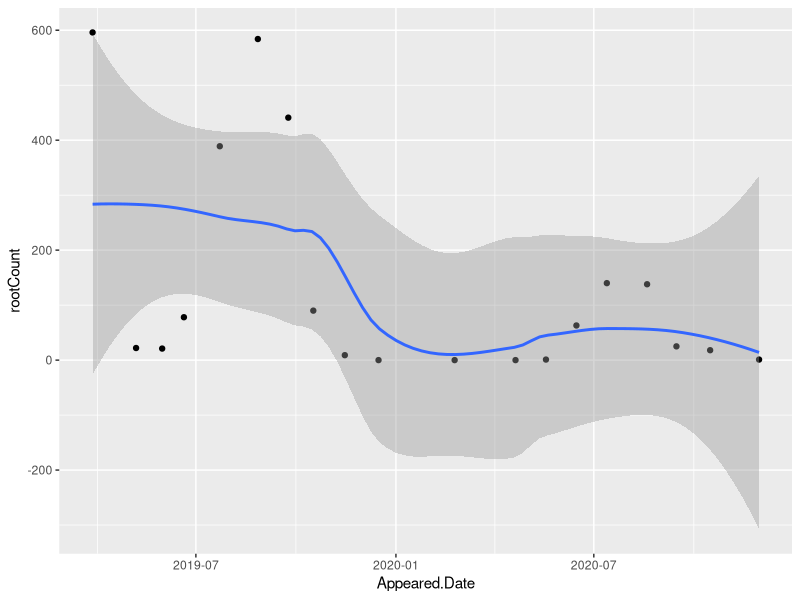
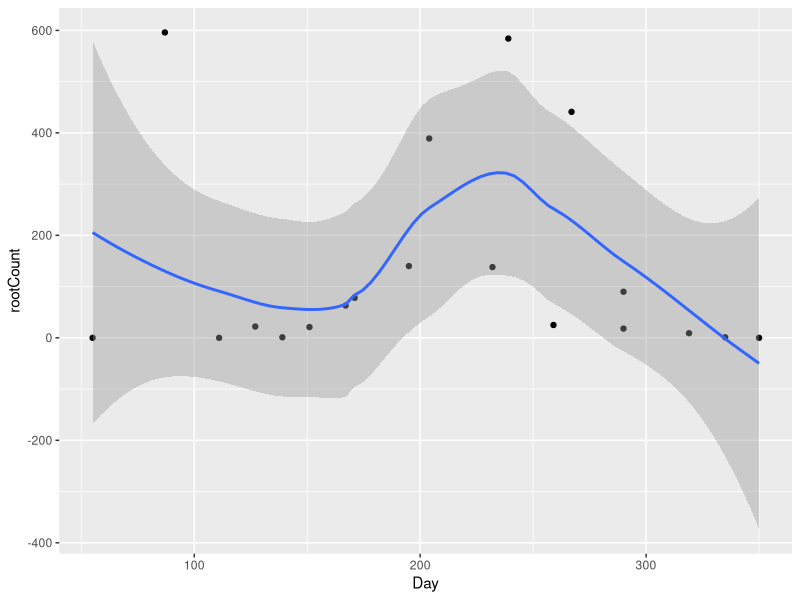
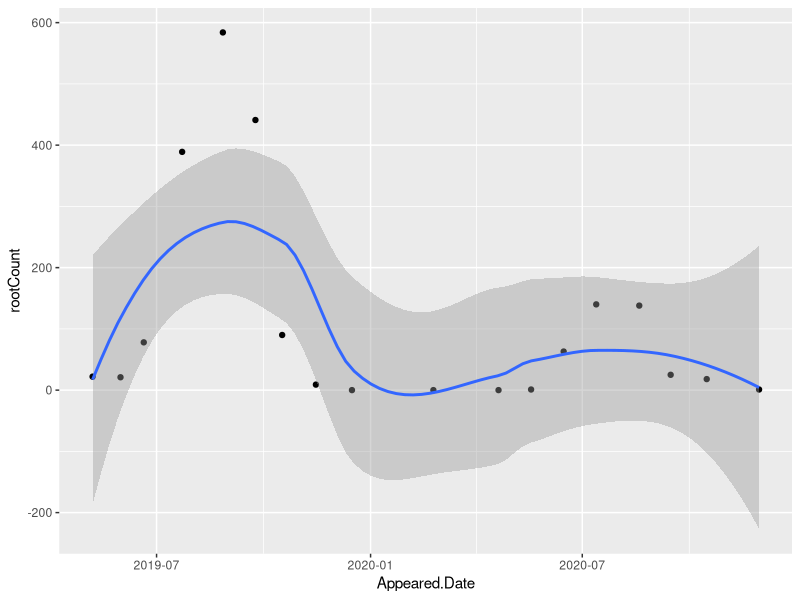
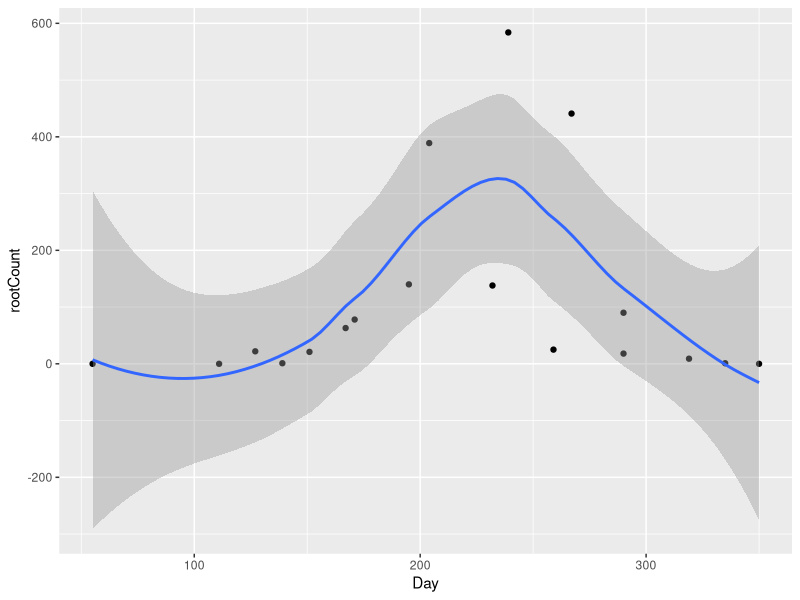
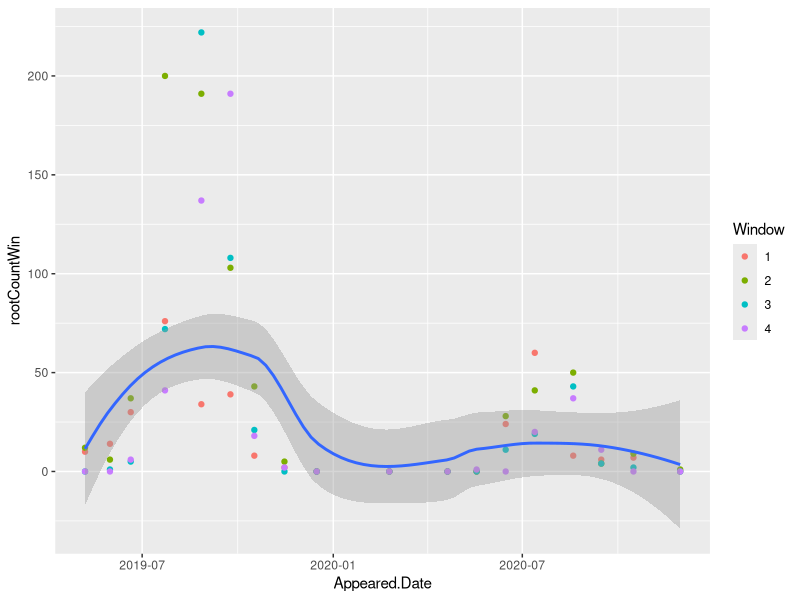
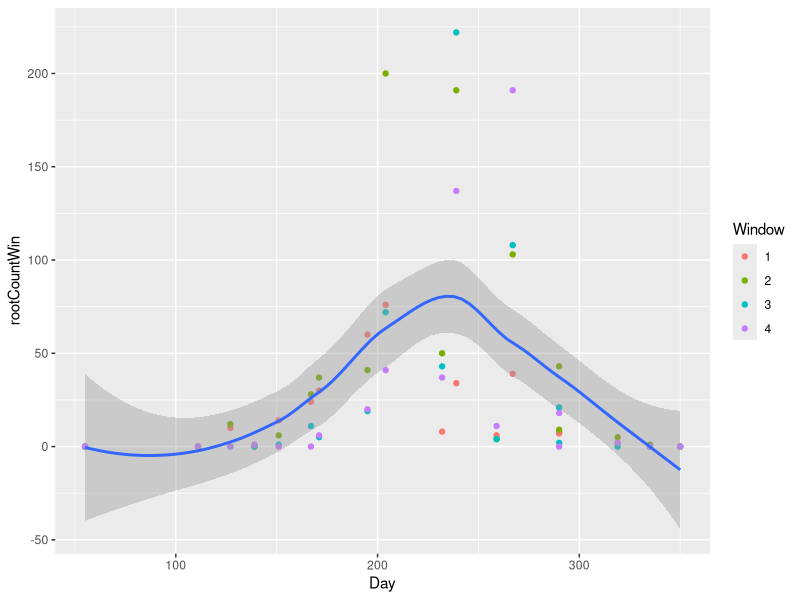
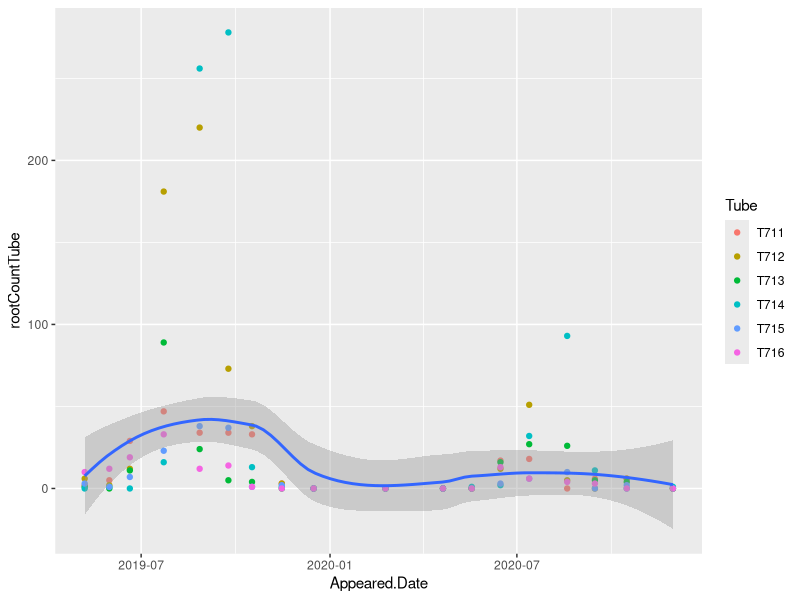
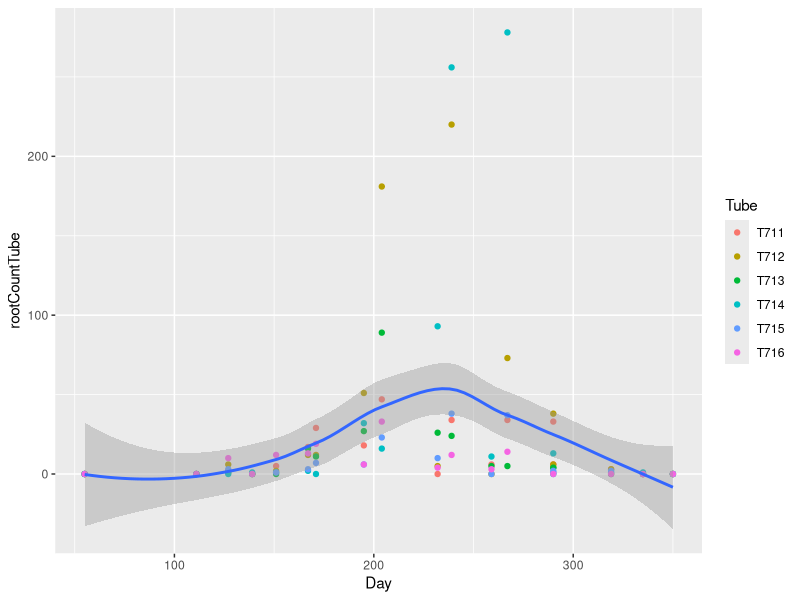

Source code (R) for these figures, in order:
#Script for Analysis of Root Growth 2019- 2020
# Goal explore GAM for modeling data
# Start:December 28, 2021
# Veta Bonnewell
# 2021-12-28:10-12am mostly R review - Morton time 1 hr -Set up project, start script review raw data types
# 2021-12-29  5-6:30 R review using Haley Wickam's online book- r4ds.had.co.nz  Morton 10pm -1 am read data, check values
# 2021-12-30  ?  review raw data with excel
# 2022-01-04  4:30-6:30
# 2022-01-05  7:00- 8:00   #code for finding RootID for same date, all instances of that Tube, RootID
# 2022-01-06  11:00-12:00  #code for finding RootID for same date in different windows for that date only
# 2022-01-13  11-3:00      #code to geom_smooth of New_RootsByDate, Window, Plots
#                            code to filter out data from observation 1
# 2022-01-20  10-1:30 Install git(remote repo), setup GitHub (origin repo), connect 
#               include setup commend in comments below for parts that may need to do when setup Windows PC
#               2-4  edit script
#                ? cannot commit, find email from github security violation PAT in comment        
#               10-1:30 email, script edit - remove PAT, compare span for Tube Residual Standard Error
#2022-01-26   3 pm - 5pm Review input parameters and output values from optim() for loess() and add comments
#                 optim() did not return an optimal value, for minimizing SSE
#                 plot with  span values 0.1-1.0 for loess() and confirm Residual Standard Error increases with span.
#
#
#

### Open issues for VB
###
###2022-01-13
###  1. Ask Luke about why no Jan again?
###
###  2. Ask Newton about RootID scheme, branches receive new id?
###      Use excel filter to examine number of entries for a root and values for all vars:
### 3. RootID+WindowId+Tube are unique,
###      i.e same Multiple RootID on same date in multiple windows does not mean same root
###     If root extends from one window to another will be counted as 2 roots
###        
###  3. Units: mm or mm*10??  
###
###  4. When plot TubeIDs by Window see 2 bands in some windows, branches? Not important just curious

###2022-01-20
###  1. Use git so can frequently save annotated intermediate code, IDE to see
###  2. Google docs can save version, less granular?
###  3. Should not compare Residual Standard Errors from different datasets
###      i.e only for different models on same data set
### End issues for VB
##
######Start Git/github setup
#### Future: Windows only
#library(installR)
#updateR()  # checks if current is latest, if not asks if want to update
#
#install.packages(usethis)
#library(usethis)
#use_git_config (user.name = "Veta Bonnewell", user.email = "vbonnewell@yahoo.com")
# in terminal, check results
#git config --global --list
#
# help on setting up default editor for git
#VB skip for now
# https://swcarpentry.github.io/git-novice/02-setup/
#usethis::git_default_branch_configure()
#
#  Get Personal Access Token for Rstudio to access GitHub repository
#  usethis::create_github_token()
#    Copy token  (send email to gmail with token to save)
#   gitcreds::gitcreds_set()
#   Paste token
#  On windows install/setup git, connect Rstudio, clone repository to PC
######End Git/github setup


library(tidyverse)
library(readr)
counts_roots_data  <- read_csv("Data/QUBI-E_counts.csv", na=c("NA", "-", NA))# Converts "NA", "-" to NAs
#summary(counts_roots_data)
head(counts_roots_data)
#spec(counts_roots_data)

raw_roots_data  <- read_csv("Data/QUBI-E_raw.csv", na=c("NA", "-", NA),
                            col_types= cols(
                              Plot= col_character(),
                              Tube = col_character(),  
                              Window = col_factor( ordered=TRUE, include_na = TRUE), # "1" "2" "3" "4"
                              RootID = col_double(),      # 235 roots do not have RootID or data, i.e. NA, 
                              Appeared = col_double(),    # Observation number
                              Appeared.Date = col_date(), # "yyyy-mm-dd"
                              Died = col_double(),        # Observation number
                              Died.Date  = col_date(),    # "yyyy-mm-dd"
                              Initial.Status = col_factor(include_na = TRUE), #"LIVING"     "EMTIPS"     "NOROOTS"    "RHIZOMORPH"
                              Final.Status = col_factor(include_na = TRUE),   # "LIVING"     "EMTIPS"     "NOROOTS"    "RHIZOMORPH"
                                                                              #"DEAD"  "EMTIPSDEAD"      "DEAD CENSORED"   "RHIZOMORPH DEAD"
                              Lifespan = col_double(),    # Days?
                              Maximum.Length =  col_double(),  # mm? QU.counts has length / 10?
                              Maximum.Diameter = col_double(), # mm?
                              Year =col_factor(ordered=TRUE),                      # Year only of observation date
                              Month = col_factor(levels = c("2","3", "4", "5", "6",  "7",  "8",  "9", "10", "11", "12"),
                                                 ordered=TRUE, include_na = TRUE ),# Month only of observation date
                              Day = col_double())                                  # Day of year of observation date
)
############ Data Definitio
# Plot chr  
# Tube chr  -> integer/factor  - Multiple tubes per tree
# Window chr?  factor?          Up to 4 windows from 1-4 with increasing depth
# RootID chr  integer           Unique to tube/window
# Appeared (observation number) integer
# Appeared Date -  date first recorded
# Died  chr (observation number?)  need to add na=c("-", NA), cast to integer
# Died.Date date first missing - need to add na=c("-", NA), cast to date
# Initial.Status chr values = LIVING, NOROOTS
# Lifespan  days alive?
# Maximum.Length, mm?  initial length or mximimum length from all observations
# Maximum.Diameter, mm?   "
# Year - year appeared
# Month - month appeared 
# Day - day of year appeared

summarise(raw_roots_data,count=n(), rootCountNoNA=sum(!is.na(RootID)))

#Total count is 2851
summary(raw_roots_data)              #Check for NAs - Find 235 are rows with no RootID or data
summary(raw_roots_data$Month)        # Shows factor is ordered

#For additional viewing of structure of raw data use following script
# Note that sourcing the script does not send output to console.
# Need to open script and run from that tab to get output
# source("Scripts/Check-Raw-Data.R")
#IGNORE sourcing for now

# Depends on raw_roots_data being the data read from the raw data file
head(raw_roots_data)
spec(raw_roots_data)

#Find out the values for categorical variables, also available from Summary()
levels(raw_roots_data$Window)
levels(raw_roots_data$Initial.Status) 
levels(raw_roots_data$Final.Status)
levels(raw_roots_data$Year)
levels(raw_roots_data$Month)

#See that there are a large number of NAs, how many root are there really?
summarise(raw_roots_data,count=n(), rootCountNoNA=sum(!is.na(RootID)))

#Total count is 2851
summary(raw_roots_data)              #Check for NAs - Find 235 are rows with no RootID or data
summary(raw_roots_data$Month)        # Shows factor is ordered
#raw_roots_data %>%     #Test  summarise
#group_by(Appeared, Appeared.Date) %>%
#summary()
#summarise(count=n(), minimum_RootID= min(RootID,na.rm=TRUE), maximum_RootID= max(RootID,na.rm=TRUE))

### Start check the pattern of RootID, why are there duplicates?
###  Code below shows RootID is generated separately for each tube window
###  That is the same RootID is seen in multiple tubes, and may occur once in each window of a single tube
# #Check for roots with same RootID, see Same RootID in different Tubes
# RootID_GT1_index<- raw_roots_data %>%
#   group_by(RootID) %>%
#   summarise(count=n()) %>%
#   filter(count > 1)
# print(RootID_GT1_index,n=20,width = Inf)
# 
# #This gets all rows with RootID in index,  not just those with 2+ instances 
# #RootID_GT1_rows<- subset(raw_roots_data,RootID %in% RootID_GT1_index$RootID) %>%
# # arrange(RootID)%>%
# # print(n=20,width = Inf) 
# 
# # Note that Tube/RootID/Window is unique, may be in same "Appeared" (observation) or not
# # Tube/RootID/Window is unique
# TubeRootID_GT1_index<- raw_roots_data %>%  
#   filter(!is.na(RootID))  %>% 
#   group_by(RootID, Tube) %>%   #If add window, all counts are 1
#   summarise(count=n()) %>%
#   print(n=20,width = Inf)
# 
# #Roots with same id in different windows at same observation time 
# TubeRootID_GT1_rows<-raw_roots_data %>%  
#   filter(!is.na(RootID))  %>% #2616 rows
#   group_by(RootID, Tube, Appeared) %>% 
#   filter(n() > 1)  %>% 
#   arrange(Plot, Tube, RootID,Appeared, Window)%>%
#   print(n=20,width = Inf) #Total of 271 rows 
# 
# #Roots_Dec <-raw_roots_data[,"Appeared"==10] #See that all "roots" are not roots #Error why??
# #raw_roots_data["Appeared"==10,.] #why doesn't work
# subset(raw_roots_data,Appeared==10)
# 
# print(raw_roots_data[30,]) #Check what some of the NAs are in data in this row
# # Explicitly cast each column with NA value, not most efficient but most clear
# 
# #  Plot RootID vs Appeared to get overall view of data
# #  Appeared and Appeared.Date should be idenical
# ggplot(data=raw_roots_data) +
#   geom_point(mapping = aes(x =Appeared.Date,  y=RootID ))
# 
# ggplot(data=raw_roots_data) +
#   geom_point(mapping = aes(x =Day,  y=RootID ))+
#   facet_grid (Tube ~ Window)
### End check the pattern of RootID
###


################################################################################################################
# Create data for each observation date
# rootCountNA
# rootCount   -count of roots for observation with NO ROOTS rows deleted
# totalLengthmm - sum of (maximum) lengths of each root ? units mm or 10* mm?
# 

New_RootsByDate<- raw_roots_data %>%
  group_by(Appeared, Appeared.Date,Year, Month, Day) %>%  #These variables should have same value for each Observtion date
  summarise(rootCountNA=n(), rootCount=sum(!is.na(RootID)), 
            totalLengthmm = sum(Maximum.Length, na.rm=TRUE))

#plot new roots over entire time interval 2019 & 2020
jpeg("Analysis/Images/New_roots_Entire_Interval")
ggplot(data=New_RootsByDate, mapping =aes(x =Appeared.Date,  y=rootCount)) +
  #geom_point(mapping = aes(color=Window )) +
  geom_point() +
  geom_smooth()
dev.off()


#plot new roots timespan 1 year, i.e. overlay years
jpeg("Analysis/Images/New_roots_Annual")
ggplot(data=New_RootsByDate, mapping =aes(x =Day,  y=rootCount)) +
  #geom_point(mapping = aes(color=Window )) +
  geom_point() +
  geom_smooth()
dev.off()

#Fix by removing data for first observation since it is actually comulative from trees past growth

jpeg("Analysis/Images/New_roots_Entire_Interval")
New_RootsByDate_Nrows =nrow(New_RootsByDate)
ggplot(data=New_RootsByDate[2:New_RootsByDate_Nrows,], mapping =aes(x =Appeared.Date,  y=rootCount)) +
  geom_point() +
  geom_smooth()
dev.off()

jpeg("Analysis/Images/New_roots_Annual")
ggplot(data=New_RootsByDate[2:New_RootsByDate_Nrows,], mapping =aes(x =Day,  y=rootCount)) +
  #geom_point(mapping = aes(color=Window )) +
  geom_point() +
  geom_smooth()
dev.off()


# To increase number of samples, use counts per tube, and counts per window
# Plot of counts per window vs time (all tubes combined)

New_RootsByWindow_NoObs1<- raw_roots_data %>%
  filter(Appeared > 1) %>%                                        # Remove first obs.
  group_by(Appeared, Appeared.Date,Year, Month, Day, Window) %>%  #These variables should have same value for each Observtion date
  summarise(rootCountWinNA=n(), rootCountWin=sum(!is.na(RootID)), 
            totalLengthmm = sum(Maximum.Length, na.rm=TRUE))

summary(New_RootsByWindow_NoObs1)  #Use to check data is as expected

jpeg("Analysis/Images/New_roots_Entire_Interval-Window")
ggplot(data=New_RootsByWindow_NoObs1, mapping =aes(x =Appeared.Date,  y=rootCountWin)) +
  geom_point(mapping = aes(color=Window )) +
  geom_smooth()
dev.off()

jpeg("Analysis/Images/New_roots_Annual-Window")
ggplot(data=New_RootsByWindow_NoObs1, mapping =aes(x =Day,  y=rootCountWin)) +
  geom_point(mapping = aes(color=Window )) +
  geom_smooth()
dev.off()

#Plot of counts per tube vs time (all windows combined)
New_RootsByTube_NoObs1<- raw_roots_data %>%
  filter(Appeared > 1) %>%
  group_by(Appeared, Appeared.Date,Year, Month, Day,Tube) %>%  
  summarise(rootCountTubeNA=n(), rootCountTube=sum(!is.na(RootID)), 
            totalLengthmm = sum(Maximum.Length, na.rm=TRUE))

summary(New_RootsByTube_NoObs1)  #Use to check data is as expected

jpeg("Analysis/Images/New_roots_Entire_Interval-Tube")
ggplot(data=New_RootsByTube_NoObs1, mapping =aes(x =Appeared.Date,  y=rootCountTube)) +
  geom_point(mapping = aes(color=Tube )) +
  geom_smooth()
dev.off()

jpeg("Analysis/Images/New_roots_Annual_Tube")
ggplot(data=New_RootsByTube_NoObs1, mapping =aes(x =Day,  y=rootCountTube)) +
  geom_point(mapping = aes(color=Tube )) +
  geom_smooth()
dev.off()

# Look at effect of different span values, code from
# http://r-statistics.co/Loess-Regression-With-R.html

#Test on Tube data since more data points
New_RootsByTube_NoObs1_OrderDay<- New_RootsByTube_NoObs1 %>%
  ungroup() %>%
  arrange(Day)

loess75Default <- loess(rootCountTube ~ Day, data = New_RootsByTube_NoObs1_OrderDay)
#Number of Observations: 108 
#Equivalent Number of Parameters: 4.55 
######Residual Standard Error: 42.56 
#Default span = 0.75, degree = 2

#Same for Dates
# data=New_RootsByDate[2:New_RootsByDate_Nrows,], mapping =aes(x =Day,  y=rootCount
New_RootsByDate_NoObs1_OrderDay<-New_RootsByDate[2:New_RootsByDate_Nrows,] %>%
  ungroup() %>%
  arrange(Day)

loessMod75_Date <- loess(rootCount ~ Day, data = New_RootsByDate_NoObs1_OrderDay)
#Number of Observations: 18 
#Equivalent Number of Parameters: 4.85 
####  Residual Standard Error: 142.6   # Much larger than by Tube obove, 
####  Is this faulty conclusion since range is different!!!
####                                   # Only valid for comparisons of models for same data???
#Default span = 0.75, degree = 2
#sum(loessMod75_Date$residuals, na.rm = T)  #[1] -126.4533
#sum(loessMod75_Date$residuals, na.rm = T)^2  # 15990.43

#https://www.statology.org/how-to-interpret-residual-standard-error/
#  Residual Standard Error = square root of (sum of y-_observed - y_predicted)^2/df)
#  df =The degrees of freedom, calculated as the total number of observations – total number of model parameters.
#
# Define loess models
loessMod10 <- loess(rootCountTube ~ Day, data = New_RootsByTube_NoObs1_OrderDay,span=0.10) # 10% smoothing span)
loessMod25 <- loess(rootCountTube ~ Day, data = New_RootsByTube_NoObs1_OrderDay,span=0.25) # 25% smoothing span)
loessMod50 <- loess(rootCountTube ~ Day, data = New_RootsByTube_NoObs1_OrderDay,span=0.50) # 50% smoothing span)
loessMod75 <- loess(rootCountTube ~ Day, data = New_RootsByTube_NoObs1_OrderDay,span=0.75) # 75% smoothing span)

#Results below copied from console window
#loess(rootCountTube ~ Day, data = New_RootsByTube_NoObs1_OrderDay, span = .75)
#Number of Observations: 108 
#Equivalent Number of Parameters: 4.55 
######Residual Standard Error: 42.56 
#Default span = 0.75, degree = 2

#loess(formula = rootCountTube ~ Day, data = New_RootsByTube_NoObs1_OrderDay, span = 0.5)
#Number of Observations: 108 
#Equivalent Number of Parameters: 7.05 
#Residual Standard Error: 42.98

#loess(rootCountTube ~ Day, data = New_RootsByTube_NoObs1_OrderDay,span=0.30)
#Number of Observations: 108 
#Equivalent Number of Parameters: 10.59 
#Residual Standard Error: 42.78 

options(digits=2)
for(i in seq(from=0.2, to=1.0, by=0.1)){
  lmod <- loess(rootCountTube ~ Day, data = New_RootsByTube_NoObs1_OrderDay, span = i)
  print( paste("i  =", i, ",  Obs = ", lmod$n, ",  Residual Standard Error = ", lmod$s))
}

# Following SSE do not include degrees of freedom
loessMod10_SSE <- sum(loessMod10$residuals^2, na.rm = T)  #  3.828922e-25
loessMod25_SSE <- sum(loessMod25$residuals^2, na.rm = T)  #  8758.039
loessMod75_SSE <- sum(loessMod75$residuals^2, na.rm = T)  #  29895.84


# get smoothed output
smoothed10 <- predict(loessMod10) 
smoothed25 <- predict(loessMod25)
smoothed50 <- predict(loessMod50)
smoothed75 <- predict(loessMod75)

# Plot it (original has colors defined, not on Mac??)
jpeg("Analysis/Images/New_roots_TubeDay-LoessSpan10-25-50-75")
plot(New_RootsByTube_NoObs1_OrderDay$rootCountTube, 
     x=New_RootsByTube_NoObs1_OrderDay$Day, 
     type="l", 
     main="Loess Smoothing: Span = 10, 25, 50, 75", 
     xlab="Day", ylab="New Roots per Tube")
lines(smoothed10, x=New_RootsByTube_NoObs1_OrderDay$Day, col="purple")
lines(smoothed25, x=New_RootsByTube_NoObs1_OrderDay$Day, col="green")
lines(smoothed50, x=New_RootsByTube_NoObs1_OrderDay$Day, col="blue")
lines(smoothed75, x=New_RootsByTube_NoObs1_OrderDay$Day, col="red")  #Note this same as geom_smooth
dev.off()

### Start optim() with loess
#The following optimization does not work 
#Using function from http://r-statistics.co/Loess-Regression-With-R.html
#Find optimal span
loessMod <- try(loess(rootCountTube ~ Day, data = New_RootsByTube_NoObs1_OrderDay, span=0.5))
res <- try(loessMod$residuals)
# define function that returns the SSE
calcSSE <- function(x){
  loessMod <- try(loess(rootCountTube ~ Day, data = New_RootsByTube_NoObs1_OrderDay, span=x), silent=T)
  res <- try(loessMod$residuals, silent=T)
  if(class(res)!="try-error"){
    if((sum(res, na.rm=T) > 0)){
      sse <- sum(res^2)  
    }
  }else{
    sse <- 99999
  }
  return(sse)
}

# Run optim to find span that gives minimum sum of squared errors, SSE, starting at 0.5
#           VB - method="SANN", function to generate new candidate point is "default Gaussian Markov Kerne"
#              
#optim(par=c(0.5), calcSSE, method="SANN")
#E, starting at 0.5
# optim(par=c(0.5), calcSSE, method="SANN")
#  Output:  Definition of return values is from help for optim()
#$par   The best set of parameters found.  VB: neg value not valid?
#[1] -0.1035813
#$value  The value of fn corresponding to par, from function code above, 99999 is error, returned when Snn reqhed default of 10000 calls 
#[1] 99999
#$counts
## Number of calls to function  and Number of calls to gradient 
#           10000                             NA 
#$convergence  	An integer code. 0 indicates successful completion (which is always the case for "SANN" and "Brent"). 
#[1] 0
#$message A character string giving any additional information returned by the optimizer, or NULL.
#NULL
#VB comment 1/20/22: I don't think that a negative value of par is valid. Check values .10,.25, .75 
# see above that SSE becomes very large
### End optim() with loess


#method = "gam", formula = y ~ s(x, bs = "cs")

####### Ignore the following for now
# #####Recreate the "QUBI-E.counts" data
# New_Roots<- raw_roots_data %>%
#   group_by(Appeared, Appeared.Date,Year, Month, Day) %>%  #These variables should have same value for each Observtion date
#   summarise(rootCountNA=n(), rootCount=sum(!is.na(RootID)), 
#             totalLengthmm = sum(Maximum.Length, na.rm=TRUE))
# 
# ##DaysTotal is Days since Jan. 1, 2019, will need to be adjusted as each year is added
# #   Need DaysTotal to calculate days between last date of one year and first of next
# New_Roots<-rename(New_Roots, DayOfYear = Day)
# New_Roots <- New_Roots %>% #DaysTotal is Days since Jan. 1, 2019
#   mutate(DaysTotal=ifelse(Year == 2020, DayOfYear + 365, DayOfYear) #Future adapt for Leap Year
#          )
# 
# New_Roots <-New_Roots %>% 
#   ungroup() %>% #Have to ungroup for lag to work
#   mutate(DaysBetween = DaysTotal - lag(DaysTotal, default = first(DaysTotal)),
#          RootsPerDay = rootCount/DaysBetween)
# 
# New_Roots_Nrow <- nrow(New_Roots) 
# New_Roots <-New_Roots[2:New_Roots_Nrow,] %>%
#   group_by(Year)%>%
#   mutate(MaxRoots = max(rootCountNA))
# 
# print(New_Roots,n=20,width = Inf)
# # Note 222-01-013 that rootCount matches mroot.... for QUBI-E except row 6, 582 vs 584
# # Examined my QUBI-E_raw file with excel and see no obvious rows to omit
# # Perhaps different versions of raw data?
# 






